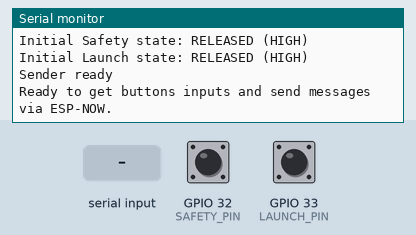
Recording of a program running on a simulated ESP32. On the bench: the last lines printed to the serial monitor. The inputs (shaded band) are chosen by the test bench; at power-on: GPIO 32 (SAFETY_PIN) HIGH, GPIO 33 (LAUNCH_PIN) HIGH. WiFi joins after 1.5 s; servers stay silent unless stated.

Above: at 2.3 s.
2.4 s: GPIO 32 (SAFETY_PIN) pulled LOW for 0.15 s
At 3.4 s:
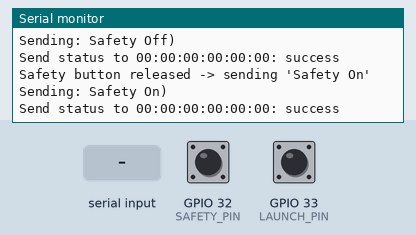
4.0 s: GPIO 33 (LAUNCH_PIN) pulled LOW for 0.15 s
At 5.4 s:
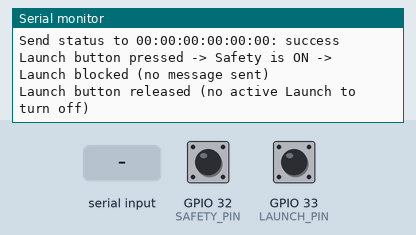
5.7 s: "HIGH\n" received over Serial
At 6.9 s:
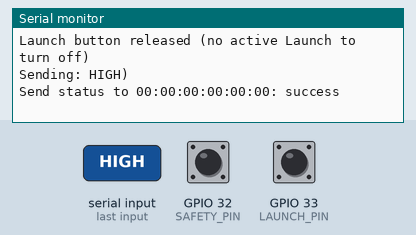
7.2 s: "LOW\n" received over Serial
At 8.1 s:
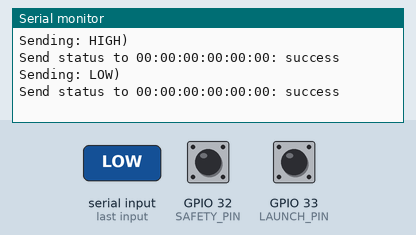
8.7 s: "1\n" received over Serial
At 9.1 s:
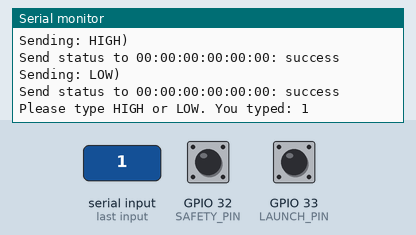
10.2 s: GPIO 32 (SAFETY_PIN) driven LOW and GPIO 33 (LAUNCH_PIN) driven LOW
At 11.8 s:
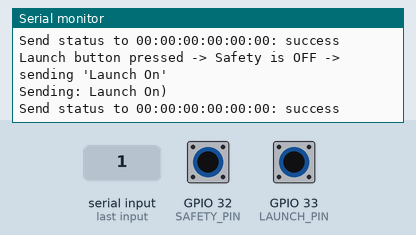

Measured:
- after the input at 2.4 s, the serial monitor: prints a new line after 0.06 s (image 1)
- after the input at 4.0 s, the serial monitor: prints a new line after 0.06 s (image 2)
- after the input at 5.7 s, the serial monitor: prints a new line at once (image 3)
- after the input at 7.2 s, the serial monitor: prints a new line at once (image 4)
- after the input at 8.7 s, the serial monitor: prints a new line at once (image 5)
- after the input at 10.2 s, the serial monitor: prints a new line after 0.05 s (image 6)

The program:

main.cpp
```cpp
#include <Arduino.h>
#include <WiFi.h>
#include <esp_now.h>
#include <esp_wifi.h>

// Use the receiver's MAC address for a direct ESP-NOW peer.
constexpr uint8_t peerAddress[] = {0x8C, 0x94, 0xDF, 0x70, 0xD4, 0x9C};
constexpr uint8_t espNowChannel = 1;

// Button pin definitions
const int SAFETY_PIN = 32; // GPIO32 -> "safety"
const int LAUNCH_PIN = 33; // GPIO33 -> "launch"

// Track last known states to detect changes
int lastSafetyState = HIGH;
int lastLaunchState = HIGH;
// Track whether a Launch On was sent (so we only send Launch Off if it was active)
bool launchSent = false;

void OnDataSent(const uint8_t *macAddr, esp_now_send_status_t status) {
  char macStr[18];
  snprintf(macStr, sizeof(macStr), "%02X:%02X:%02X:%02X:%02X:%02X",
           macAddr[0], macAddr[1], macAddr[2], macAddr[3], macAddr[4], macAddr[5]);

  Serial.print("Send status to ");
  Serial.print(macStr);
  Serial.print(": ");
  Serial.println(status == ESP_NOW_SEND_SUCCESS ? "success" : "FAILED");
  if (status != ESP_NOW_SEND_SUCCESS) {
    Serial.println("ERROR: Send failed!");
  }
}

// Helper to send a text message via ESP-NOW and print debug
void sendMessage(const String &msg) {
  Serial.print("Sending: ");
  Serial.print(msg);
  Serial.println(")");

  // Create payload buffer (no null terminator)
  size_t len = msg.length();
  uint8_t payload[len];
  memcpy(payload, msg.c_str(), len);

  esp_err_t result = esp_now_send(peerAddress, payload, len);
  if (result != ESP_OK) {
    Serial.print("esp_now_send error: ");
    Serial.println(result);
  }
}

void setup() {
  Serial.begin(115200);
  delay(1000);

  Serial.println("=== SENDER DEBUG START ===");

  // Configure button pins with internal pull-ups
  pinMode(SAFETY_PIN, INPUT_PULLUP);
  pinMode(LAUNCH_PIN, INPUT_PULLUP);

  WiFi.mode(WIFI_STA);
  WiFi.disconnect(true);
  WiFi.setSleep(false);

  // Start WiFi radio (required before setting channel)
  WiFi.begin();
  delay(100);

  String localMac = WiFi.macAddress();
  Serial.print("Sender MAC: ");
  Serial.println(localMac);

  char peerMacStr[18];
  snprintf(peerMacStr, sizeof(peerMacStr), "%02X:%02X:%02X:%02X:%02X:%02X",
           peerAddress[0], peerAddress[1], peerAddress[2], peerAddress[3], peerAddress[4], peerAddress[5]);
  Serial.print("Receiver MAC: ");
  Serial.println(peerMacStr);

  if (esp_now_init() != ESP_OK) {
    Serial.println("ESP-NOW init failed");
    return;
  }

  esp_now_register_send_cb(OnDataSent);

  Serial.println("Adding peer...");

  esp_now_peer_info_t peerInfo = {};
  memcpy(peerInfo.peer_addr, peerAddress, 6);
  peerInfo.channel = espNowChannel;
  peerInfo.encrypt = false;

  esp_err_t addPeerResult = esp_now_add_peer(&peerInfo);
  if (addPeerResult != ESP_OK) {
    Serial.print("Failed to add peer, error code: ");
    Serial.println(addPeerResult);
    Serial.println("Attempting to continue anyway...");
  } else {
    Serial.println("Peer added successfully!");
  }

  // Now set channel AFTER esp_now_init()
  esp_err_t chResult = esp_wifi_set_channel(espNowChannel, WIFI_SECOND_CHAN_NONE);
  Serial.print("esp_wifi_set_channel result: ");
  Serial.println(chResult);

  // Read initial button states
  lastSafetyState = digitalRead(SAFETY_PIN);
  lastLaunchState = digitalRead(LAUNCH_PIN);

  Serial.print("Initial Safety state: ");
  Serial.println(lastSafetyState == LOW ? "PRESSED (LOW)" : "RELEASED (HIGH)");
  Serial.print("Initial Launch state: ");
  Serial.println(lastLaunchState == LOW ? "PRESSED (LOW)" : "RELEASED (HIGH)");

  Serial.println("Sender ready");
  Serial.println("Ready to get buttons inputs and send messages via ESP-NOW.");
}

void loop() {
  static String inputBuffer = "";

  // Handle Serial text commands as before
  while (Serial.available() > 0) {
    char c = Serial.read();

    if (c == '\r' || c == '\n') {
      inputBuffer.trim();

      if (inputBuffer == "HIGH" || inputBuffer == "LOW") {
        sendMessage(inputBuffer);
      } else if (inputBuffer.length() > 0) {
        Serial.print("Please type HIGH or LOW. You typed: ");
        Serial.println(inputBuffer);
      }

      inputBuffer = "";
    } else {
      inputBuffer += c;
    }
  }

  // Check buttons and send messages on state changes
  int currentSafety = digitalRead(SAFETY_PIN);
  if (currentSafety != lastSafetyState) {
    // Simple debounce: wait and re-read
    delay(50);
    currentSafety = digitalRead(SAFETY_PIN);
    if (currentSafety != lastSafetyState) {
      lastSafetyState = currentSafety;
      if (currentSafety == LOW) {
        // Button pressed -> GPIO goes LOW
        Serial.println("Safety button pressed -> sending 'Safety Off'");
        sendMessage("Safety Off");
      } else {
        // Button released -> GPIO goes HIGH
        Serial.println("Safety button released -> sending 'Safety On'");
        sendMessage("Safety On");
        // If safety is re-enabled while a Launch was active, force it off
        if (launchSent) {
          Serial.println("Safety re-enabled while Launch was active -> sending 'Launch Off'");
          sendMessage("Launch Off");
          launchSent = false;
        }
      }
    }
  }

  int currentLaunch = digitalRead(LAUNCH_PIN);
  if (currentLaunch != lastLaunchState) {
    // Simple debounce: wait and re-read
    delay(50);
    currentLaunch = digitalRead(LAUNCH_PIN);
    if (currentLaunch != lastLaunchState) {
      // Handle press/release based on safety state
      if (currentLaunch == LOW) {
        // Button pressed -> GPIO goes LOW
        if (currentSafety == LOW) {
          Serial.println("Launch button pressed -> Safety is OFF -> sending 'Launch On'");
          sendMessage("Launch On");
          launchSent = true;
        } else {
          Serial.println("Launch button pressed -> Safety is ON -> Launch blocked (no message sent)");
        }
      } else {
        // Button released -> GPIO goes HIGH
        if (launchSent) {
          Serial.println("Launch button released -> sending 'Launch Off'");
          sendMessage("Launch Off");
          launchSent = false;
        } else {
          Serial.println("Launch button released (no active Launch to turn off)");
        }
      }

      lastLaunchState = currentLaunch;
    }
  }

  delay(10);
}
```
